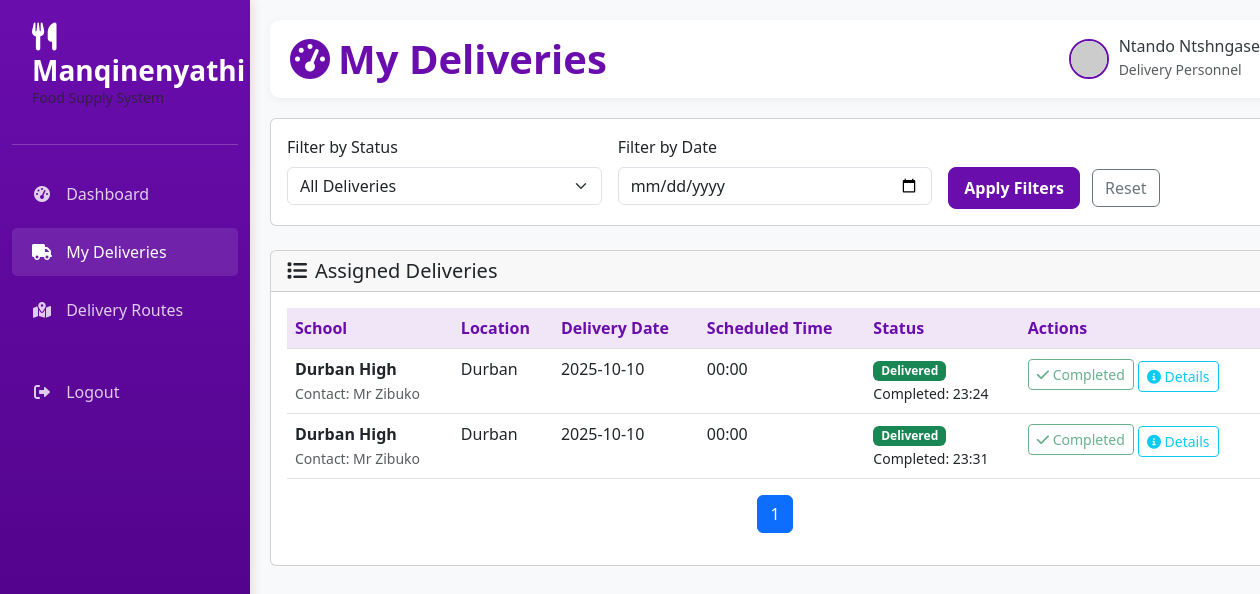
The app's page /delivery/my-deliveries (signed in) with its own data.
### app.py (models this page shows)
class Delivery(db.Model):
    __tablename__ = 'deliveries'
    delivery_id = db.Column(db.Integer, primary_key=True)
    school_id = db.Column(db.Integer, db.ForeignKey('schools.school_id'), nullable=False)
    delivery_date = db.Column(db.Date, nullable=False)
    location = db.Column(db.String(150), nullable=False)
    delivery_guy_id = db.Column(db.Integer, db.ForeignKey('users.user_id'), nullable=False)
    status = db.Column(db.Enum('Pending', 'Delivered'), default='Pending')
    delivered_time = db.Column(db.DateTime)
    remarks = db.Column(db.Text)
    created_at = db.Column(db.DateTime, default=datetime.utcnow)

class School(db.Model):
    __tablename__ = 'schools'
    school_id = db.Column(db.Integer, primary_key=True)
    school_name = db.Column(db.String(150), nullable=False)
    location = db.Column(db.String(150), nullable=False)
    contact_person = db.Column(db.String(100), nullable=False)
    contact_number = db.Column(db.String(20), nullable=False)
    created_at = db.Column(db.DateTime, default=datetime.utcnow)
    deliveries = db.relationship('Delivery', backref='school')
    attendance = db.relationship('Attendance', backref='school')
    learners = db.relationship('Learner', backref='school')

### app.py (the view)
@app.route('/delivery/my-deliveries')
def delivery_my_deliveries():
    if session.get('role') != 'delivery':
        return redirect(url_for('home'))
    user_id = session.get('user_id')
    page = request.args.get('page', 1, type=int)
    status_filter = request.args.get('status', '')
    date_filter = request.args.get('date', '')
    query = Delivery.query.filter_by(delivery_guy_id=user_id).join(School)
    if status_filter:
        query = query.filter(Delivery.status == status_filter)
    if date_filter:
        try:
            filter_date = datetime.strptime(date_filter, '%Y-%m-%d').date()
            query = query.filter(Delivery.delivery_date == filter_date)
        except ValueError:
            flash('Invalid date format', 'error')
    from sqlalchemy import case
    query = query.order_by(
        case((Delivery.status == 'Pending', 1), else_=2),
        Delivery.delivery_date.desc()
    )
    deliveries_pagination = query.paginate(
        page=page,
        per_page=10,
        error_out=False
    )
    return render_template('delivery_my_deliveries.html',
                         deliveries=deliveries_pagination.items,
                         pagination=deliveries_pagination,
                         status_filter=status_filter,
                         date_filter=date_filter)

### templates/delivery_my_deliveries.html (shortened to what this page needs)
{% extends "delivery_base.html" %}
{% block page_title %}My Deliveries{% endblock %}
{% block content %}
<div class="row">
    <div class="col-12">
        <div class="card mb-4">
            <div class="card-body">
                <form method="GET" class="row g-3">
                    <div class="col-md-4">
                        <label for="status" class="form-label">Filter by Status</label>
                        <select class="form-select" id="status" name="status">
                            <option value="">All Deliveries</option>
                        </select>
                    </div>
                    <div class="col-md-4">
                        <label for="date" class="form-label">Filter by Date</label>
                        <input type="date" class="form-control" id="date" name="date">
                    </div>
                    <div class="col-md-4">
                        <label class="form-label">&nbsp;</label>
                        <div>
                            <button type="submit" class="btn btn-primary me-2">Apply Filters</button>
                            <a href="{{ url_for('delivery_my_deliveries') }}" class="btn btn-outline-secondary">Reset</a>
                        </div>
                    </div>
                </form>
            </div>
        </div>
        <div class="card">
            <div class="card-header">
                <h5 class="card-title mb-0"><i class="fas fa-list me-2"></i>Assigned Deliveries</h5>
            </div>
            <div class="card-body">
                {% if deliveries %}
                <div class="table-responsive">
                    <table class="table table-hover">
                        <thead>
                            <tr>
                                <th>School</th>
                                <th>Location</th>
                                <th>Delivery Date</th>
                                <th>Scheduled Time</th>
                                <th>Status</th>
                                <th>Actions</th>
                            </tr>
                        </thead>
                        <tbody>
                            {% for delivery in deliveries %}
                            <tr>
                                <td>
                                    <strong>{{ delivery.school.school_name }}</strong>
                                    {% if delivery.school.contact_person %}
                                    <br><small class="text-muted">Contact: {{ delivery.school.contact_person }}</small>
                                    {% endif %}
                                </td>
                                <td>{{ delivery.location }}</td>
                                <td>{{ delivery.delivery_date.strftime('%Y-%m-%d') }}</td>
                                <td>
                                    {% if delivery.delivery_date %}
                                        {{ delivery.delivery_date.strftime('%H:%M') }}
                                    {% else %}
                                        Not specified
                                    {% endif %}
                                </td>
                                <td>
                                    <span class="badge {% if delivery.status == 'Delivered' %}bg-success{% else %}bg-warning{% endif %}">
                                        {{ delivery.status }}
                                    </span>
                                    {% if delivery.delivered_time %}
                                    <br><small>Completed: {{ delivery.delivered_time.strftime('%H:%M') }}</small>
                                    {% endif %}
                                </td>
                                <td>
                                    {% if delivery.status == 'Pending' %}
                                    <button class="btn btn-sm btn-primary mark-delivered-btn"
                                            data-delivery-id="{{ delivery.delivery_id }}"
                                            data-school-name="{{ delivery.school.school_name }}">
                                        <i class="fas fa-check-circle me-1"></i> Mark Delivered
                                    </button>
                                    {% else %}
                                    <button class="btn btn-sm btn-outline-success" disabled>
                                        <i class="fas fa-check"></i> Completed
                                    </button>
                                    {% endif %}
                                    <button class="btn btn-sm btn-outline-info mt-1 view-details-btn"
                                            data-bs-toggle="modal"
                                            data-bs-target="#deliveryDetailsModal"
                                            data-delivery-id="{{ delivery.delivery_id }}"
                                            data-school-name="{{ delivery.school.school_name }}"
                                            data-location="{{ delivery.location }}"
                                            data-contact-person="{{ delivery.school.contact_person }}"
                                            data-contact-number="{{ delivery.school.contact_number }}"
                                            data-remarks="{{ delivery.remarks or 'No remarks' }}">
                                        <i class="fas fa-info-circle"></i> Details
                                    </button>
                                </td>
                            </tr>
                            {% endfor %}
                        </tbody>
                    </table>
                </div>
                {% if pagination %}
                <nav aria-label="Delivery pagination">
                    <ul class="pagination justify-content-center">
                        {% for page_num in pagination.iter_pages() %}
                            {% if page_num %}
                                <li class="page-item {% if page_num == pagination.page %}active{% endif %}">
                                    <a class="page-link" href="{{ url_for('delivery_my_deliveries', page=page_num, status=request.args.get('status'), date=request.args.get('date')) }}">{{ page_num }}</a>
                                </li>
                            {% else %}
                                <li class="page-item disabled"><span class="page-link">…</span></li>
                            {% endif %}
                        {% endfor %}
                    </ul>
                </nav>
                {% endif %}
                {% else %}
                <div class="text-center py-5">
                    <i class="fas fa-truck fa-3x text-muted mb-3"></i>
                    <h5>No deliveries assigned</h5>
                    <p class="text-muted">You don't have any deliveries assigned to you at the moment.</p>
                </div>
                {% endif %}
            </div>
        </div>
    </div>
</div>
{% endblock %}

### templates/delivery_base.html (style rules this page uses)
:root { --primary-purple: #6a0dad; --light-purple: #8a2be2; --dark-purple: #4b0082; --accent-purple: #9370db; --white: #ffffff; --light-gray: #f8f9fa; --medium-gray: #e9ecef; --dark-gray: #6c757d; --text-dark: #343a40; }
body { font-family: 'Segoe UI', Tahoma, Geneva, Verdana, sans-serif; background-color: var(--light-gray); color: var(--text-dark); }
.btn-primary { background-color: var(--primary-purple); border-color: var(--primary-purple); padding: 8px 15px; border-radius: 8px; font-weight: 600; }
.table th { background-color: rgba(106, 13, 173, 0.1); color: var(--primary-purple); border-top: none; }

### records on screen
Delivery: school.school_name "Durban High", school.contact_person "Mr Zibuko", location "Durban", delivery_date "2025-10-10", delivery_date "00:00", status "Delivered", delivered_time "23:24", shows "Completed"
Delivery: school.school_name "Durban High", school.contact_person "Mr Zibuko", location "Durban", delivery_date "2025-10-10", delivery_date "00:00", status "Delivered", delivered_time "23:31", shows "Completed"

### other values on screen
{{ session.get('username', 'Delivery Personnel') }} "Ntando Ntshngase"
{{ page_num }} "1"
